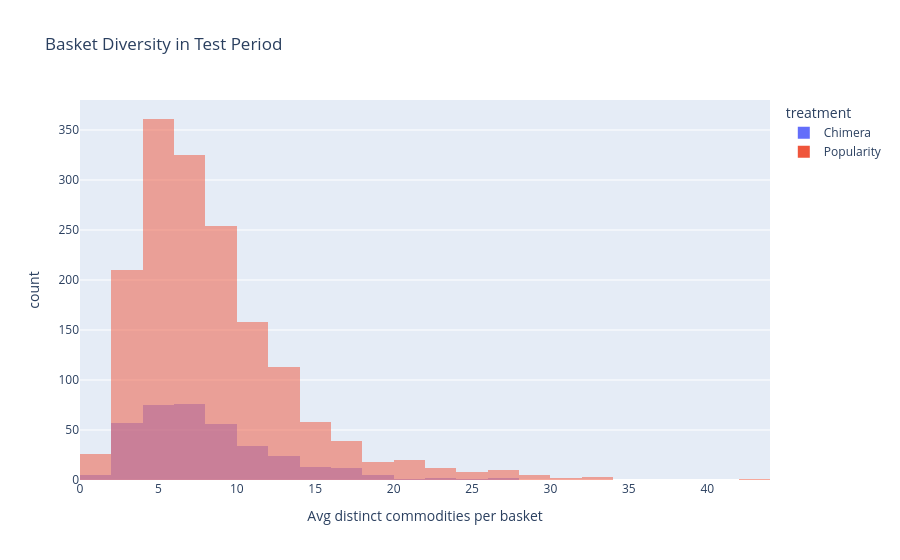

Write notebook code for a chart like this one.
### Markdown cell above
## Basket Diversity Uplift
This cell measures distinct commodities per basket in the test period and plots the distribution by treatment.
Distribution view highlights whether baskets become more diverse.
We filter to households with at least one hit.

### Code cell
basket_diversity, household_diversity = compute_basket_diversity(split.test_history)

chimera_group = household_diversity.merge(
    chimera_hits[['household_key', 'has_hit']], on='household_key', how='left'
)
chimera_group = chimera_group[chimera_group['has_hit'].fillna(False)].assign(treatment='Chimera')

pop_group = household_diversity.merge(
    pop_hits[['household_key', 'has_hit']], on='household_key', how='left'
)
pop_group = pop_group[pop_group['has_hit'].fillna(False)].assign(treatment='Popularity')

diversity_frame = pd.concat([chimera_group, pop_group], ignore_index=True)

fig_div = px.histogram(
    diversity_frame,
    x='avg_distinct_commodities',
    color='treatment',
    barmode='overlay',
    nbins=25,
    title='Basket Diversity in Test Period',
)
fig_div.update_layout(xaxis_title='Avg distinct commodities per basket')
fig_div.write_html(FIGURES / 'basket_diversity_comparison.html')
fig_div.show()

print('chimera households with hits:', chimera_group['household_key'].nunique())
print('popularity households with hits:', pop_group['household_key'].nunique())

### Figure 1 — Plotly figure (JSON) as saved in the notebook; plotly's stock layout.template omitted (floating-point values rounded to 4 significant figures; data arrays with more than 128 entries replaced by an {"elided": "..."} marker saying what was removed)
{"data": [{"bingroup": "x", "hovertemplate": "treatment=Chimera<br>avg_distinct_commodities=%{x}<br>count=%{y}<extra></extra>", "legendgroup": "Chimera", "marker": {"color": "#636efa", "opacity": 0.5, "pattern": {"shape": ""}}, "name": "Chimera", "nbinsx": 25, "orientation": "v", "showlegend": true, "type": "histogram", "x": {"elided": "363 float values"}, "xaxis": "x", "yaxis": "y"}, {"bingroup": "x", "hovertemplate": "treatment=Popularity<br>avg_distinct_commodities=%{x}<br>count=%{y}<extra></extra>", "legendgroup": "Popularity", "marker": {"color": "#EF553B", "opacity": 0.5, "pattern": {"shape": ""}}, "name": "Popularity", "nbinsx": 25, "orientation": "v", "showlegend": true, "type": "histogram", "x": {"elided": "1623 float values"}, "xaxis": "x", "yaxis": "y"}], "layout": {"barmode": "overlay", "legend": {"title": {"text": "treatment"}, "tracegroupgap": 0}, "title": {"text": "Basket Diversity in Test Period"}, "xaxis": {"anchor": "y", "domain": [0, 1], "title": {"text": "Avg distinct commodities per basket"}}, "yaxis": {"anchor": "x", "domain": [0, 1], "title": {"text": "count"}}}}
